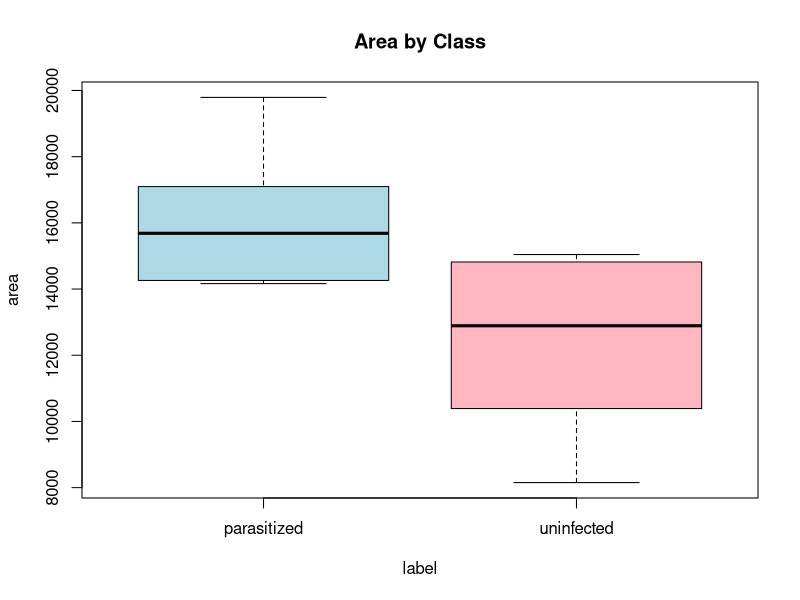
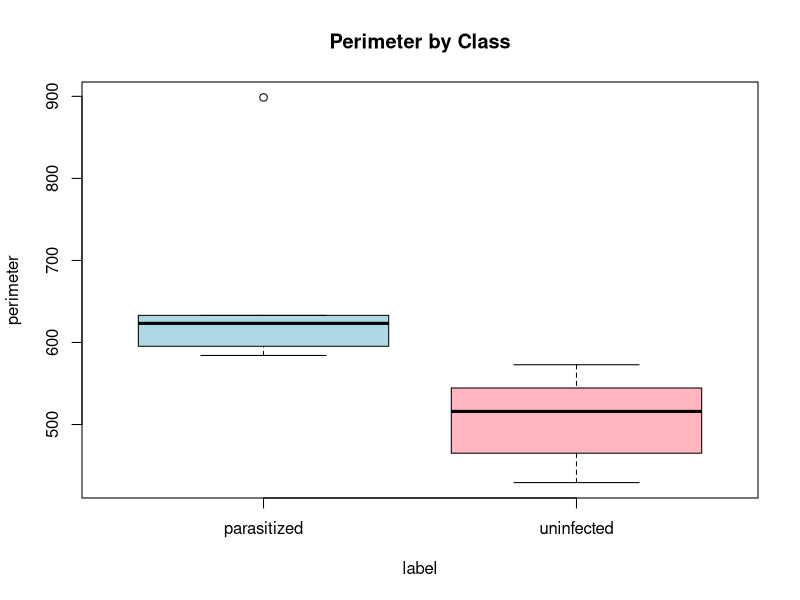
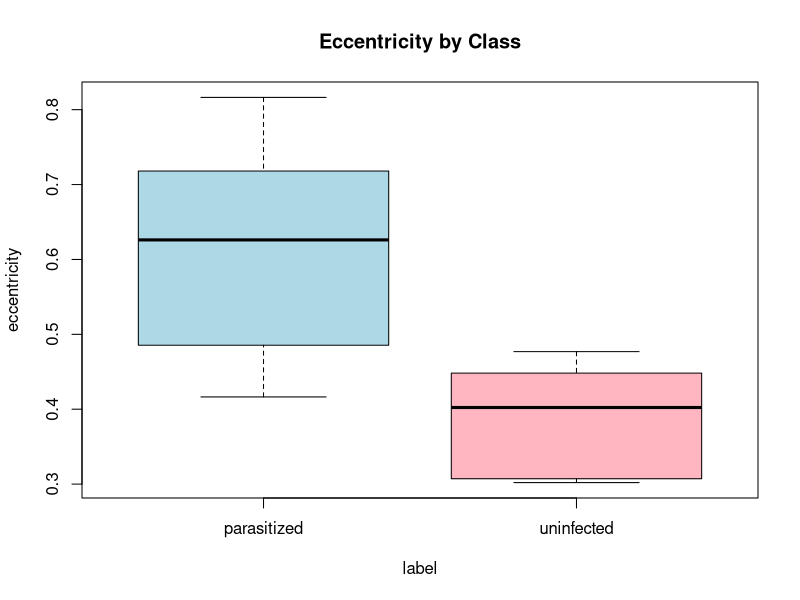
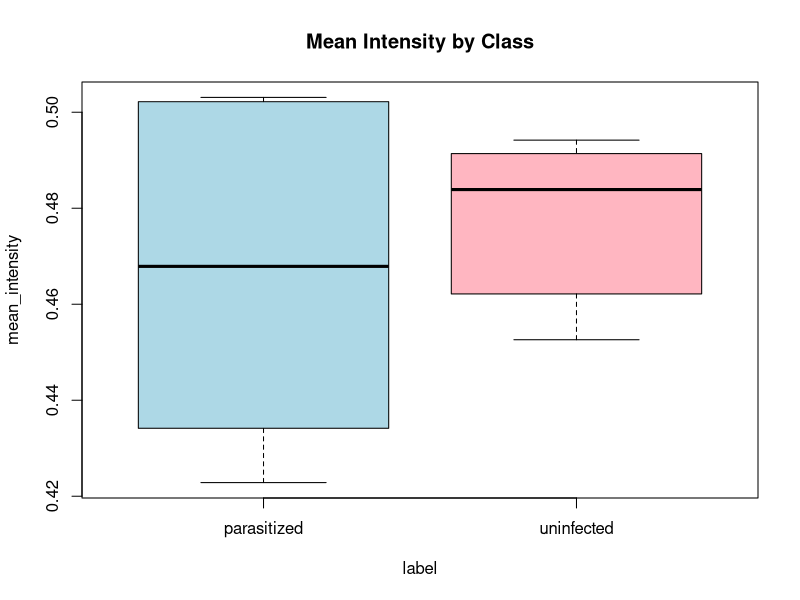

Reproduce these figures in R, in order.
## ---- chunk 1
df <- read.csv("clean_features.csv")
## ---- chunk 2
str(df)
## ---- chunk 3
summary(df)
## ---- chunk 4
table(df$label)
## ---- chunk 5
df <- read.csv("clean_features.csv")
## ---- chunk 6
boxplot(area ~ label, data = df, main = "Area by Class", col = c("lightblue", "lightpink"))
## ---- chunk 7
boxplot(perimeter ~ label, data = df, main = "Perimeter by Class", col = c("lightblue", "lightpink"))
## ---- chunk 8
boxplot(eccentricity ~ label, data = df, main = "Eccentricity by Class", col = c("lightblue", "lightpink"))
## ---- chunk 9
boxplot(mean_intensity ~ label, data = df, main = "Mean Intensity by Class", col = c("lightblue", "lightpink"))
## ---- chunk 10
numeric_df <- df[, c("area", "perimeter", "eccentricity", "mean_intensity")]
cor(numeric_df)
